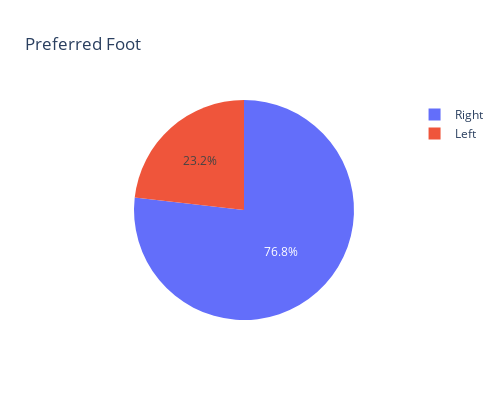

The notebook cell this image was saved under:
### Markdown cell above
# Визуализируйте соотношенеие между левшами и правшами (? сами найдите необходимую колонку в данных, считаем, что левша-правша ~ предпочтительная нога для ударов )

### Code cell
# Ваш гениальный код сюда

fig = px.pie(df[pd.isnull(df)['Preferred Foot'] == False], names='Preferred Foot', title='Preferred Foot', width=500, height=400)
fig.show()

# Как мы видим по этой чудесной диограмме правшей больше

### Figure 1 — Plotly figure (JSON) as saved in the notebook; plotly's stock layout.template omitted (floating-point values rounded to 4 significant figures; data arrays with more than 128 entries replaced by an {"elided": "..."} marker saying what was removed)
{"data": [{"domain": {"x": [0, 1], "y": [0, 1]}, "hovertemplate": "Preferred Foot=%{label}<extra></extra>", "labels": {"elided": "18159 str values"}, "legendgroup": "", "name": "", "showlegend": true, "type": "pie"}], "layout": {"height": 400, "legend": {"tracegroupgap": 0}, "title": {"text": "Preferred Foot"}, "width": 500}}
